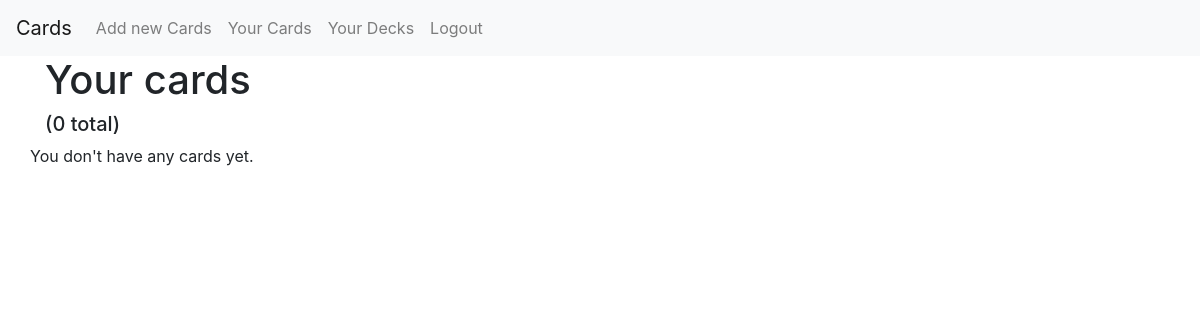
The page / (signed in) on the database as committed earlier.
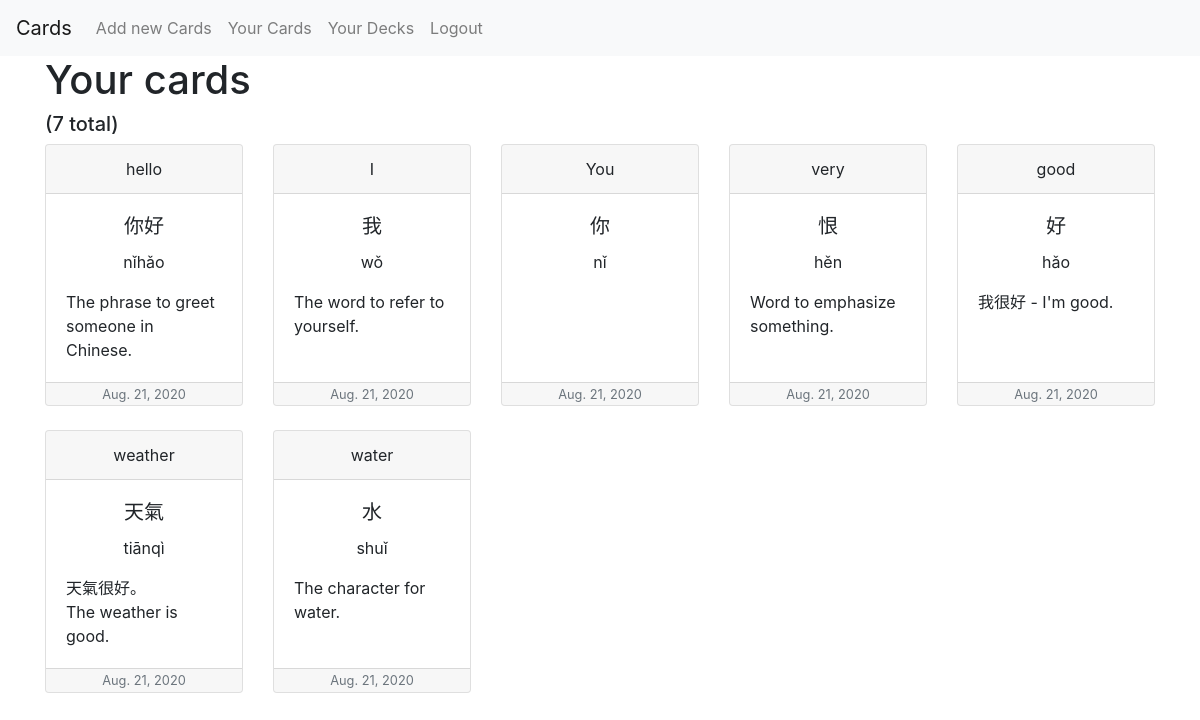
The same page on the database as committed later.
### cards/models.py (models this page shows, shortened)
class Card(models.Model):
    english = models.CharField(max_length=45)
    character = models.CharField(max_length=45)
    pinyin = models.CharField(max_length=45)
    comment = models.CharField(max_length=255)
    created_on = models.DateField(auto_now_add=True)
    due = models.DateField(auto_now_add=True)
    created_by = models.ForeignKey(User, on_delete=models.SET(get_sentinel_user), related_name='created_cards')
    user = models.ForeignKey(User, on_delete=models.SET(get_sentinel_user), related_name='cards')

### cards/views.py (the view)
# urls.py: path('', views.index, name='index'),
def index(request):
    try:
        cards = Card.objects.filter(user=request.user)
    except:
        cards = []
    return render(request, 'cards/index.html', {
        'cards': cards
    })

### cards/templates/cards/index.html
{% extends 'cards/layout.html' %}
{% block body %}
    {% if user.is_authenticated %}
        {% include 'cards/view_cards.html' %}
    {% else %}
    <div class='container'>
        <h1>Hello there!</h1>
        <p>Register a new account to create awesome cards!</p>
    </div>
    {% endif %}
{% endblock %}

### cards/templates/cards/view_cards.html
<div class='container'>
    <h1>
        Your cards
    </h1>
    <h5>
        ({{ cards.count }} total)
    </h5>
    <div class='row row-cols-1 row-cols-sm-2 row-cols-md-3 row-cols-lg-4 row-cols-xl-5'>
        {% for card in cards %}
            <div class='col mb-4'>
                <div class='card text-center h-100'>
                    <div class='card-header'>{{ card.english }}</div>
                    <div class='card-body'>
                        <h5 class='card-title'>{{ card.character }}</h5>
                        <p class='card-text'>{{ card.pinyin }}</p>
                        <p class='card-text text-left card-comment'>{{ card.comment }}</p>
                    </div>
                    <div class="card-footer text-muted">{{ card.created_on }}</div>
                </div>
            </div>
        {% empty %}
            <p>You don't have any cards yet.</p>
        {% endfor%}
    </div>
</div>

Rows that differ between the two databases and show on the page:
added Card: english "hello", character "你好", pinyin "nǐhǎo", comment "The phrase to greet someone in Chinese.", created_on "Aug. 21, 2020"
added Card: english "I", character "我", pinyin "wǒ", comment "The word to refer to yourself.", created_on "Aug. 21, 2020"
added Card: english "You", character "你", pinyin "nǐ", created_on "Aug. 21, 2020"
added Card: english "very", character "恨", pinyin "hěn", comment "Word to emphasize something.", created_on "Aug. 21, 2020"
added Card: english "good", character "好", pinyin "hǎo", comment "我很好 - I'm good.", created_on "Aug. 21, 2020"
added Card: english "weather", character "天氣", pinyin "tiānqì", comment "天氣很好。 The weather is good.", created_on "Aug. 21, 2020"
added Card: english "water", character "水", pinyin "shuǐ", comment "The character for water.", created_on "Aug. 21, 2020"
Other text that changed with them:
{{ cards.count }}: "0" → "7"
text no longer shown: "You don't have any cards yet."
